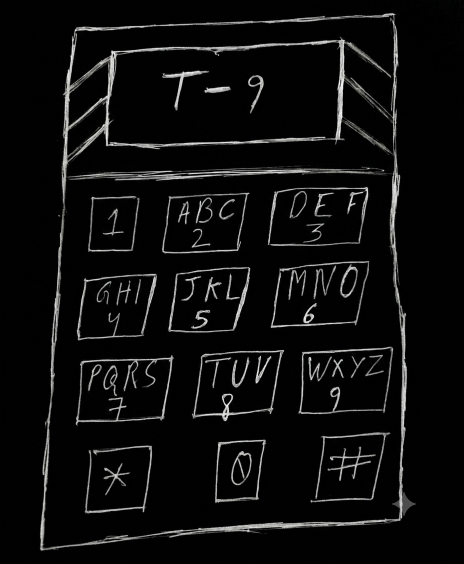
#> input picture steg/t9.png, 928 x 1128 px, found by its file name (shown at 1/2 size)
$ python padding.py
#> lines starting #> are read from the running program, lines starting #| are printed output that depends on the picture
from PIL import Image, ImageOps
image = Image.open('t9.png')
#> image is the input picture: PIL image 928x1128 RGB; mean R, G, B 13.1, 13.2, 13
ip = ImageOps.pad(image=image, size=(2500,1600))
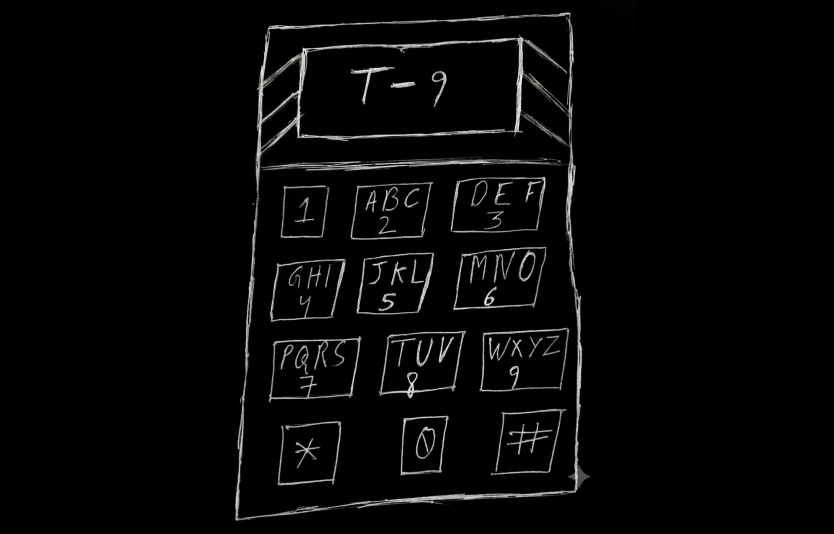
#> ip: PIL image 2500x1600 RGB (shown at 1/3 size); mean R, G, B 6.9, 7, 6.9
ip.show()

$ run again, with steg/bar.png copied over steg/t9.png
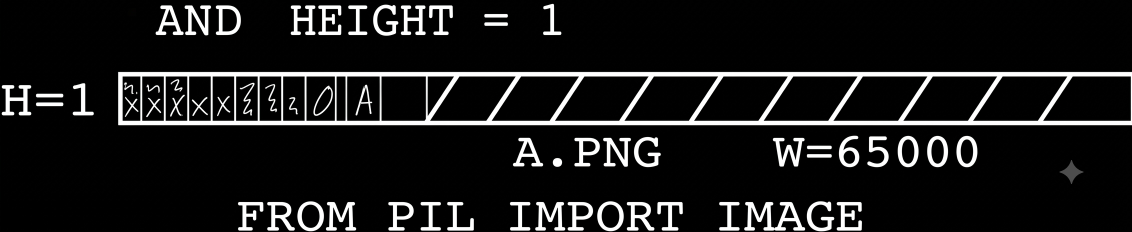
#> input picture steg/bar.png, 2263 x 464 px, found by its file name (shown at 1/2 size)
#> image is the input picture: PIL image 2263x464 RGB; mean R, G, B 26, 26, 26
#> `ip = ImageOps.pad(image=image, size=(2500,1600))`:
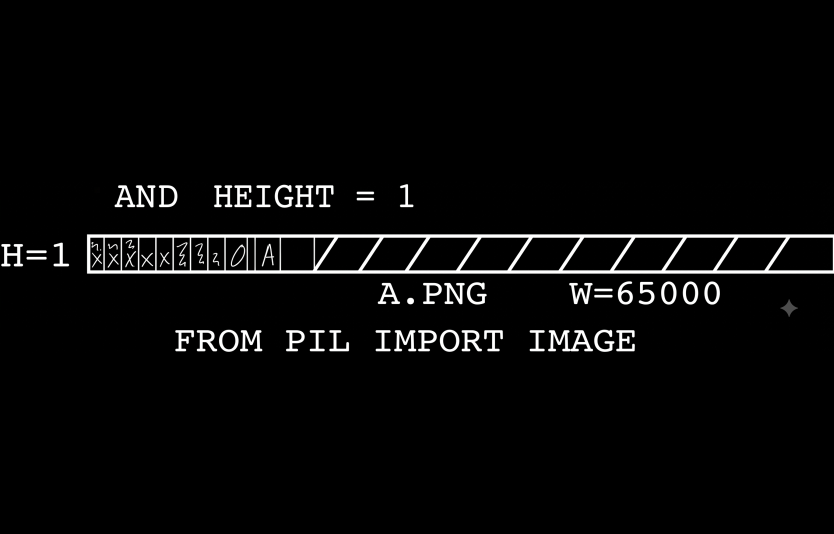
#> ip: PIL image 2500x1600 RGB (shown at 1/3 size); mean R, G, B 8.3, 8.3, 8.3

$ run again, with steg/my.png copied over steg/t9.png
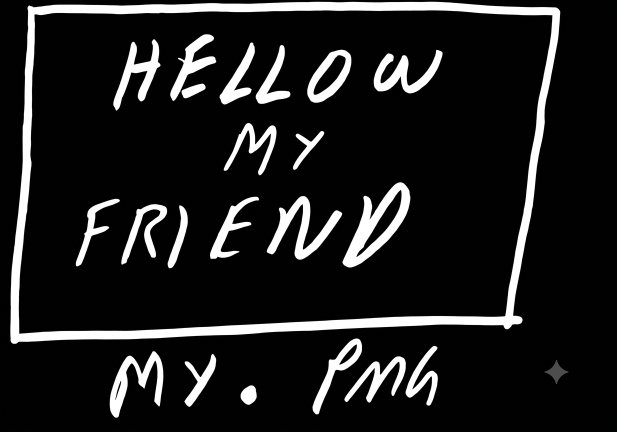
#> input picture steg/my.png, 1233 x 864 px, found by its file name (shown at 1/2 size)
#> image is the input picture: PIL image 1233x864 RGB; mean R, G, B 30.5, 30.5, 30.5
#> `ip = ImageOps.pad(image=image, size=(2500,1600))`:
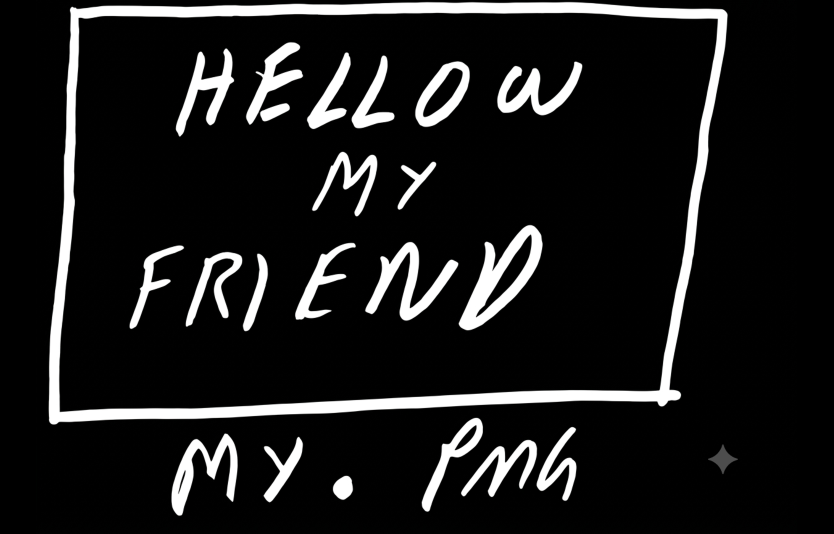
#> ip: PIL image 2500x1600 RGB (shown at 1/3 size); mean R, G, B 27.8, 27.9, 27.8

$ run again, with steg/noice.png copied over steg/t9.png
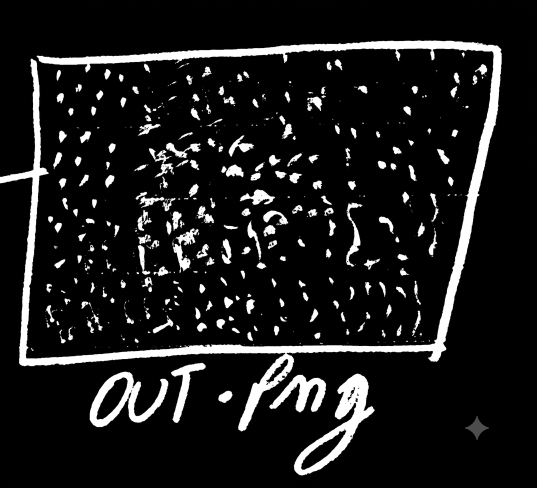
#> input picture steg/noice.png, 1074 x 976 px, found by its file name (shown at 1/2 size)
#> image is the input picture: PIL image 1074x976 RGB; mean R, G, B 27.4, 27.4, 27.4
#> `ip = ImageOps.pad(image=image, size=(2500,1600))`:
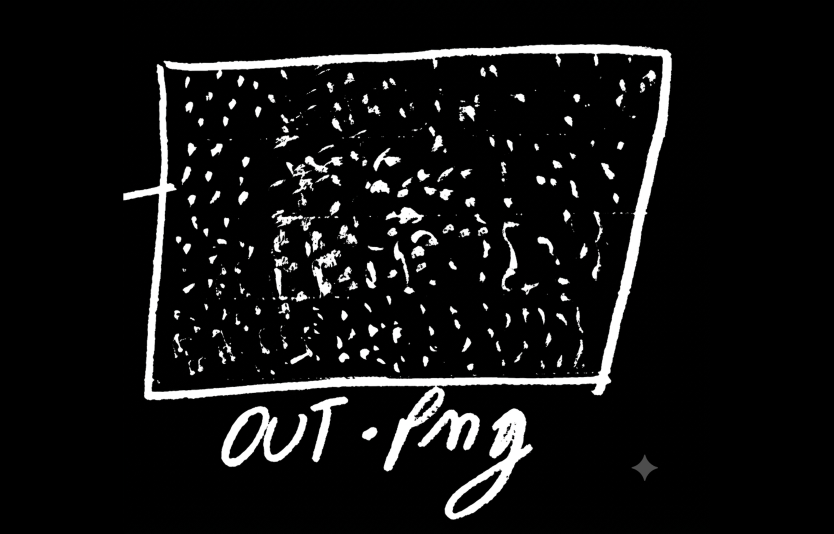
#> ip: PIL image 2500x1600 RGB (shown at 1/3 size); mean R, G, B 19.3, 19.3, 19.3
